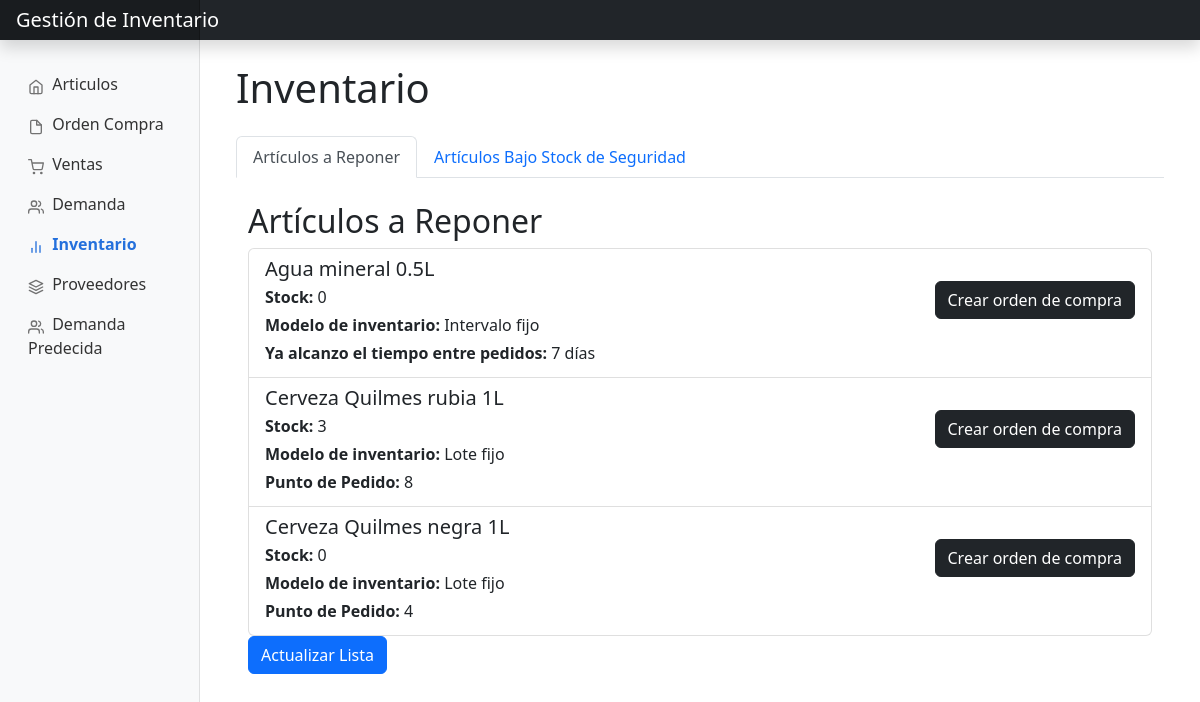
The app's page /inventario/ with its own data.
### app/models.py (models this page shows, shortened)
class Articulo(db.Model):
    __tablename__ = 'articulo'
    id = db.Column(db.Integer, primary_key=True)
    codigo_articulo = db.Column(db.Integer, unique=True, nullable=False)
    nombre_articulo = db.Column(db.String(100), nullable=False)
    coeficiente_seguridad = db.Column(db.Float, nullable=False)
    costo_almacenamiento = db.Column(db.Float, nullable=False)
    costo_de_pedido = db.Column(db.Float, nullable=False)
    stock = db.Column(db.Integer, nullable=False)
    tiempo_de_pedido = db.Column(db.Integer)
    modelo_inventario_id = db.Column(db.Integer, db.ForeignKey('modelo_inventario.id'), nullable=False)
    detalle_proveedor_predeterminado_id = db.Column(db.Integer, db.ForeignKey('detalle_proveedor.id'))
    detalle_proveedor_predeterminado = db.relationship('DetalleProveedor', foreign_keys=[detalle_proveedor_predeterminado_id], backref='articulo_predeterminado', uselist=False)
    detalles_proveedor = db.relationship('DetalleProveedor', backref='articulo', foreign_keys='DetalleProveedor.articulo_id')
    ordenes_compra = db.relationship ('OrdenCompra',backref='articulo',lazy='dynamic')
    def calcular_stock_de_seguridad(self):
        coeficiente_seguridad = float(self.coeficiente_seguridad)
        demora_proveedor = int(self.detalle_proveedor_predeterminado.tiempo_demora)
        desviacion_estandar = 1
        stock_de_seguridad = coeficiente_seguridad * desviacion_estandar * math.sqrt(demora_proveedor)
        return int(stock_de_seguridad)
    def calcular_demanda_diaria(self):
        demanda = Demanda.query.filter_by(articulo_id=self.id).order_by(desc(Demanda.fecha_d)).first()
        demanda_predecida = DemandaPredecida.query.filter_by(articulo_id=self.id).order_by(desc(DemandaPredecida.año), desc(DemandaPredecida.mes)).first()
        cantidad_demandada = 0
        if demanda and demanda_predecida:
            fecha_predecida = date(demanda_predecida.año, demanda_predecida.mes, 1)
            if demanda.fecha_d > fecha_predecida:
                cantidad_demandada = demanda.cantidad
            else:
                cantidad_demandada = demanda_predecida.cantidad
        elif demanda:
            cantidad_demandada = demanda.cantidad
        elif demanda_predecida:
            cantidad_demandada = demanda_predecida.cantidad
        demanda_diaria = cantidad_demandada / 30
        return int(demanda_diaria)
    def calcular_punto_de_pedido(self):
        demora_proveedor = int(self.detalle_proveedor_predeterminado.tiempo_demora)
        demanda_diaria = self.calcular_demanda_diaria()
        stock_seguridad = self.calcular_stock_de_seguridad()
        punto_de_pedido = demanda_diaria * demora_proveedor + stock_seguridad
        return int(punto_de_pedido)

class ModeloInventario(db.Model):
    __tablename__ = 'modelo_inventario'
    id = db.Column(db.Integer, primary_key=True)
    nombre = db.Column(db.String(100), nullable=False)
    articulos=db.relationship('Articulo', lazy='dynamic',backref='modelo_inventario')

class DetalleProveedor(db.Model):
    __tablename__ = 'detalle_proveedor'
    id = db.Column(db.Integer, primary_key=True)
    costo_pedido_proveedor = db.Column(db.Float, nullable=False)
    precio_articulo = db.Column(db.Float, nullable=False)
    tiempo_demora = db.Column(db.Integer, nullable=False)
    proveedor_id = db.Column(db.Integer, db.ForeignKey('proveedor.id'), nullable=False)
    articulo_id = db.Column(db.Integer, db.ForeignKey('articulo.id'))
    ordenes_compra=db.relationship('OrdenCompra',lazy='dynamic',backref='detalle_proveedor')

class Demanda(db.Model):
    __tablename__ = 'demanda'
    id = db.Column(db.Integer, primary_key=True)
    cantidad = db.Column(db.Integer, nullable=False)
    fecha_d= db.Column(db.Date, nullable=False)
    articulo_id = db.Column(db.Integer, db.ForeignKey('articulo.id'), nullable=False)
    articulo = db.relationship('Articulo', backref='demanda') # trae el nombre articulo de la Demanda

### app/views/inventario.py (the view)
@bp.route('/', methods=['GET', 'POST'])
def articulos_a_reponer_bajo_stock():
    articulos = Articulo.query.all()
    articulos_a_reponer = []
    articulos_bajo_stock_modelo_lote_fijo = [articulo for articulo in articulos if articulo.stock <= articulo.calcular_punto_de_pedido() and articulo.modelo_inventario.nombre == 'Lote fijo']
    fecha_actual = datetime.now().date()
    for articulo in articulos:
        if articulo.modelo_inventario.nombre == 'Intervalo fijo':
            ultima_orden = OrdenCompra.query.filter_by(articulo_id=articulo.id).order_by(OrdenCompra.fecha.desc()).first()
            if ultima_orden:
                dias_desde_ultima_orden = (fecha_actual - ultima_orden.fecha).days
                if articulo.tiempo_de_pedido <= dias_desde_ultima_orden:
                    articulos_a_reponer.append(articulo)
            else:
                articulos_a_reponer.append(articulo)
    articulos_bajo_stock_modelo_lote_fijo = [articulo for articulo in articulos if articulo.stock <= articulo.calcular_punto_de_pedido() and articulo.modelo_inventario.nombre == 'Lote fijo']
    for articulo in articulos_bajo_stock_modelo_lote_fijo:
        orden_en_curso = OrdenCompra.query.filter_by(articulo_id=articulo.id, estado_id='En curso').first()
        if not orden_en_curso:
            articulos_a_reponer.append(articulo)
    articulos_bajo_stock_seguridad = [articulo for articulo in articulos if articulo.stock <= articulo.calcular_stock_de_seguridad()]
    return render_template('inventario/articulos_a_reponer_bajo_stock.html', articulos_a_reponer=articulos_a_reponer,
                                                                  articulos_bajo_stock_seguridad=articulos_bajo_stock_seguridad)

### app/templates/inventario/articulos_a_reponer_bajo_stock.html (shortened to what this page needs)
{% extends 'base.html' %}
{% block head %}
<link href="https://cdn.jsdelivr.net/npm/bootstrap@5.2.3/dist/css/bootstrap.min.css" rel="stylesheet">
{% endblock %}
{% block body %}
<div class="container mt-4">
    <h1 class="mb-4">Inventario</h1>
    <ul class="nav nav-tabs" id="inventarioTabs" role="tablist">
        <li class="nav-item">
            <a class="nav-link active" id="reponer-tab" data-bs-toggle="tab" href="#reponer" role="tab" aria-controls="reponer" aria-selected="true">Artículos a Reponer</a>
        </li>
        <li class="nav-item">
            <a class="nav-link" id="seguridad-tab" data-bs-toggle="tab" href="#seguridad" role="tab" aria-controls="seguridad" aria-selected="false">Artículos Bajo Stock de Seguridad</a>
        </li>
    </ul>
    <div class="tab-content" id="inventarioTabContent">
        <div class="tab-pane fade show active" id="reponer" role="tabpanel" aria-labelledby="reponer-tab">
            <div class="container mt-4">
                <h2>Artículos a Reponer</h2>
                {% if articulos_a_reponer %}
                    <ul class="list-group">
                        {% for articulo in articulos_a_reponer %}
                            <li class="list-group-item">
                                <div class="d-flex justify-content-between">
                                    <div>
                                        <h5 class="mb-1">{{ articulo.nombre_articulo }}</h5>
                                        <p class="mb-1"><strong>Stock:</strong> {{ articulo.stock }}</p>
                                        <p class="mb-1"><strong>Modelo de inventario:</strong> {{ articulo.modelo_inventario.nombre }}</p>
                                        {% if articulo.modelo_inventario.nombre == 'Lote fijo' %}
                                            <p class="mb-1"><strong>Punto de Pedido:</strong> {{ articulo.calcular_punto_de_pedido() }}</p>
                                        {% elif articulo.modelo_inventario.nombre == 'Intervalo fijo' %}
                                            <p class="mb-1"><strong>Ya alcanzo el tiempo entre pedidos:</strong> {{ articulo.tiempo_de_pedido }} días</p>
                                        {% endif %}
                                    </div>
                                    <div class="ml-auto">
                                        <a href="{{ url_for('ordenCompra.crear_orden_compra_articulo', id=articulo.id) }}" class="btn btn-dark mt-4">Crear orden de compra</a>
                                    </div>
                                </div>
                            </li>
                        {% endfor %}
                    </ul>
                {% else %}
                    <p>No hay artículos que necesiten ser reabastecidos en este momento.</p>
                {% endif %}
                <a href="{{ url_for('inventario.articulos_a_reponer_bajo_stock') }}" class="btn btn-primary">Actualizar Lista</a>
            </div>
        </div>
    </div>
</div>
{% endblock %}

### app/static/css/dashboard.css (style rules this page uses)
body { font-size: .875rem; }

### records on screen
Articulo: nombre_articulo "Agua mineral 0.5L", stock "0", modelo_inventario.nombre "Intervalo fijo", tiempo_de_pedido "7"
Articulo: nombre_articulo "Cerveza Quilmes rubia 1L", stock "3", modelo_inventario.nombre "Lote fijo", calcular_punto_de_pedido "8"
Articulo: nombre_articulo "Cerveza Quilmes negra 1L", stock "0", modelo_inventario.nombre "Lote fijo", calcular_punto_de_pedido "4"
